Frame 1 (no input): blank canvas, image omitted
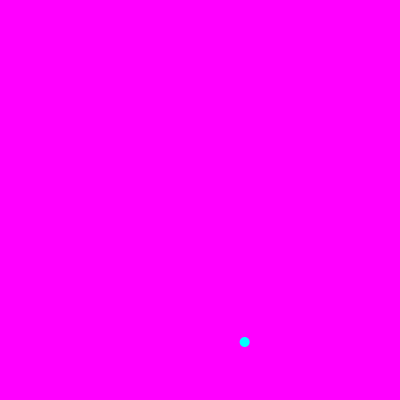
Frame 60 (the mouse pressed at the canvas centre just before this capture)
Frame 120 (the mouse held since frame 60 and released just before this capture): blank canvas, image omitted

The Processing sketch that drew this single still picture (run headless with seeded random() and noise(); from frame 60 on, the mouse is pressed at the canvas centre):

// Processing sketch: s0500OperadoresLogicos
// ── s0500OperadoresLogicos.pde
// UDD - Expresión Digital II
// s0500OperadoresLogicos
// commit añadir 4 operadores logicos

float posx, posy, velx, vely, accx, accy;
color m, c, y;
boolean b,l;

void setup() {
  size(400, 400);
  //inicialización de ariables de posición y dirección
  posx = random(100);
  posy = height;
  velx = 3;
  vely = 1;

  //inicialización de colores
  m = color(255, 0, 255);
  c = color(0, 255, 255);
  y = color(255, 255, 0);

}

void draw() { 
  background(m);

  posx += velx;
  posy += vely;

  //el elemento cambia de dirección al llegar a alguno de los extremos
  //extremo derecho
  if (posx > width) {
    velx *= -1;
    accx *= -1;
  }
  //extremo izquierdo
  if (posx < 0 ) {
    velx *= -1;
    accx *= -1;
  }
  //extremo inferior
  if (posy > height) {
    vely *= -1;
    accy *= -1;
  }
  //extremo superior
  if (posy < 0 ) {
    vely *= -1;
    accy *= -1;
  }
  
  //operadores lógicos
  //para cada cuarto de la pantalla cambiar el color del fondo
  //4to izq top
  if(posx < width/2 && posy < height/2){
    background(0);
  }
  // commit s05e01 "añadir cambios para los 4/4"
  
  
  noStroke();
  fill(c);
  ellipse(posx, posy, 10, 10);
}
